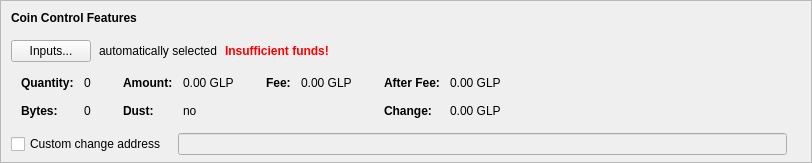
    <widget class="QFrame" name="frameCoinControl">
     <property name="sizePolicy">
      <sizepolicy hsizetype="Expanding" vsizetype="Expanding">
       <horstretch>0</horstretch>
       <verstretch>0</verstretch>
      </sizepolicy>
     </property>
     <property name="maximumSize">
      <size>
       <width>16777215</width>
       <height>16777215</height>
      </size>
     </property>
     <property name="frameShape">
      <enum>QFrame::StyledPanel</enum>
     </property>
     <property name="frameShadow">
      <enum>QFrame::Sunken</enum>
     </property>
     <layout class="QVBoxLayout" name="verticalLayoutCoinControl2">
      <property name="spacing">
       <number>0</number>
      </property>
      <property name="leftMargin">
       <number>0</number>
      </property>
      <property name="topMargin">
       <number>0</number>
      </property>
      <property name="rightMargin">
       <number>0</number>
      </property>
      <property name="bottomMargin">
       <number>6</number>
      </property>
      <item>
       <layout class="QVBoxLayout" name="verticalLayoutCoinControl" stretch="0,0,0,0,1">
        <property name="spacing">
         <number>0</number>
        </property>
        <property name="leftMargin">
         <number>10</number>
        </property>
        <property name="topMargin">
         <number>10</number>
        </property>
        <item>
         <layout class="QHBoxLayout" name="horizontalLayoutCoinControl1">
          <property name="bottomMargin">
           <number>15</number>
          </property>
          <item>
           <widget class="QLabel" name="labelCoinControlFeatures">
            <property name="sizePolicy">
             <sizepolicy hsizetype="Preferred" vsizetype="Maximum">
              <horstretch>0</horstretch>
              <verstretch>0</verstretch>
             </sizepolicy>
            </property>
            <property name="font">
             <font>
              <weight>75</weight>
              <bold>true</bold>
             </font>
            </property>
            <property name="styleSheet">
             <string notr="true">font-weight:bold;</string>
            </property>
            <property name="text">
             <string>Coin Control Features</string>
            </property>
           </widget>
          </item>
         </layout>
        </item>
        <item>
         <layout class="QHBoxLayout" name="horizontalLayoutCoinControl2" stretch="0,0,0,0">
          <property name="spacing">
           <number>8</number>
          </property>
          <property name="bottomMargin">
           <number>10</number>
          </property>
          <item>
           <widget class="QPushButton" name="pushButtonCoinControl">
            <property name="styleSheet">
             <string notr="true"/>
            </property>
            <property name="text">
             <string>Inputs...</string>
            </property>
            <property name="autoDefault">
             <bool>false</bool>
            </property>
           </widget>
          </item>
          <item>
           <widget class="QLabel" name="labelCoinControlAutomaticallySelected">
            <property name="text">
             <string>automatically selected</string>
            </property>
            <property name="margin">
             <number>5</number>
            </property>
           </widget>
          </item>
          <item>
           <widget class="QLabel" name="labelCoinControlInsuffFunds">
            <property name="font">
             <font>
              <weight>75</weight>
              <bold>true</bold>
             </font>
            </property>
            <property name="styleSheet">
             <string notr="true">color:red;font-weight:bold;</string>
            </property>
            <property name="text">
             <string>Insufficient funds!</string>
            </property>
            <property name="margin">
             <number>5</number>
            </property>
           </widget>
          </item>
          <item>
           <spacer name="horizontalSpacerCoinControl">
            <property name="orientation">
             <enum>Qt::Horizontal</enum>
            </property>
            <property name="sizeHint" stdset="0">
             <size>
              <width>40</width>
              <height>1</height>
             </size>
            </property>
           </spacer>
          </item>
         </layout>
        </item>
        <item>
         <widget class="QWidget" name="widgetCoinControl" native="true">
          <property name="sizePolicy">
           <sizepolicy hsizetype="Preferred" vsizetype="Preferred">
            <horstretch>0</horstretch>
            <verstretch>0</verstretch>
           </sizepolicy>
          </property>
          <property name="minimumSize">
           <size>
            <width>0</width>
            <height>0</height>
           </size>
          </property>
          <property name="styleSheet">
           <string notr="true"/>
          </property>
          <layout class="QHBoxLayout" name="horizontalLayoutCoinControl5">
           <property name="leftMargin">
            <number>0</number>
           </property>
           <property name="topMargin">
            <number>0</number>
           </property>
           <property name="rightMargin">
            <number>0</number>
           </property>
           <property name="bottomMargin">
            <number>0</number>
           </property>
           <item>
            <layout class="QHBoxLayout" name="horizontalLayoutCoinControl3" stretch="0,0,0,1">
             <property name="spacing">
              <number>20</number>
             </property>
             <property name="topMargin">
              <number>0</number>
             </property>
             <property name="bottomMargin">
              <number>10</number>
             </property>
             <item>
              <layout class="QFormLayout" name="formLayoutCoinControl1">
               <property name="horizontalSpacing">
                <number>10</number>
               </property>
               <property name="verticalSpacing">
                <number>14</number>
               </property>
               <property name="leftMargin">
                <number>10</number>
               </property>
               <property name="topMargin">
                <number>4</number>
               </property>
               <property name="rightMargin">
                <number>6</number>
               </property>
               <item row="0" column="0">
                <widget class="QLabel" name="labelCoinControlQuantityText">
                 <property name="font">
                  <font>
                   <weight>75</weight>
                   <bold>true</bold>
                  </font>
                 </property>
                 <property name="text">
                  <string>Quantity:</string>
                 </property>
                 <property name="margin">
                  <number>0</number>
                 </property>
                </widget>
               </item>
               <item row="0" column="1">
                <widget class="QLabel" name="labelCoinControlQuantity">
                 <property name="cursor">
                  <cursorShape>IBeamCursor</cursorShape>
                 </property>
                 <property name="contextMenuPolicy">
                  <enum>Qt::ActionsContextMenu</enum>
                 </property>
                 <property name="text">
                  <string notr="true">0</string>
                 </property>
                 <property name="margin">
                  <number>0</number>
                 </property>
                 <property name="textInteractionFlags">
                  <set>Qt::LinksAccessibleByMouse|Qt::TextSelectableByKeyboard|Qt::TextSelectableByMouse</set>
                 </property>
                </widget>
               </item>
               <item row="1" column="0">
                <widget class="QLabel" name="labelCoinControlBytesText">
                 <property name="font">
                  <font>
                   <weight>75</weight>
                   <bold>true</bold>
                  </font>
                 </property>
                 <property name="text">
                  <string>Bytes:</string>
                 </property>
                </widget>
               </item>
               <item row="1" column="1">
                <widget class="QLabel" name="labelCoinControlBytes">
                 <property name="cursor">
                  <cursorShape>IBeamCursor</cursorShape>
                 </property>
                 <property name="contextMenuPolicy">
                  <enum>Qt::ActionsContextMenu</enum>
                 </property>
                 <property name="text">
                  <string notr="true">0</string>
                 </property>
                 <property name="textInteractionFlags">
                  <set>Qt::LinksAccessibleByMouse|Qt::TextSelectableByKeyboard|Qt::TextSelectableByMouse</set>
                 </property>
                </widget>
               </item>
              </layout>
             </item>
             <item>
              <layout class="QFormLayout" name="formLayoutCoinControl2">
               <property name="horizontalSpacing">
                <number>10</number>
               </property>
               <property name="verticalSpacing">
                <number>14</number>
               </property>
               <property name="leftMargin">
                <number>6</number>
               </property>
               <property name="topMargin">
                <number>4</number>
               </property>
               <property name="rightMargin">
                <number>6</number>
               </property>
               <item row="0" column="0">
                <widget class="QLabel" name="labelCoinControlAmountText">
                 <property name="font">
                  <font>
                   <weight>75</weight>
                   <bold>true</bold>
                  </font>
                 </property>
                 <property name="text">
                  <string>Amount:</string>
                 </property>
                 <property name="margin">
                  <number>0</number>
                 </property>
                </widget>
               </item>
               <item row="0" column="1">
                <widget class="QLabel" name="labelCoinControlAmount">
                 <property name="cursor">
                  <cursorShape>IBeamCursor</cursorShape>
                 </property>
                 <property name="contextMenuPolicy">
                  <enum>Qt::ActionsContextMenu</enum>
                 </property>
                 <property name="text">
                  <string notr="true">0.00 GLP</string>
                 </property>
                 <property name="textInteractionFlags">
                  <set>Qt::LinksAccessibleByMouse|Qt::TextSelectableByKeyboard|Qt::TextSelectableByMouse</set>
                 </property>
                </widget>
               </item>
               <item row="1" column="0">
                <widget class="QLabel" name="labelCoinControlLowOutputText">
                 <property name="font">
                  <font>
                   <weight>75</weight>
                   <bold>true</bold>
                  </font>
                 </property>
                 <property name="text">
                  <string>Dust:</string>
                 </property>
                </widget>
               </item>
               <item row="1" column="1">
                <widget class="QLabel" name="labelCoinControlLowOutput">
                 <property name="cursor">
                  <cursorShape>IBeamCursor</cursorShape>
                 </property>
                 <property name="contextMenuPolicy">
                  <enum>Qt::ActionsContextMenu</enum>
                 </property>
                 <property name="text">
                  <string notr="true">no</string>
                 </property>
                 <property name="textInteractionFlags">
                  <set>Qt::LinksAccessibleByMouse|Qt::TextSelectableByKeyboard|Qt::TextSelectableByMouse</set>
                 </property>
                </widget>
               </item>
              </layout>
             </item>
             <item>
              <layout class="QFormLayout" name="formLayoutCoinControl3">
               <property name="horizontalSpacing">
                <number>10</number>
               </property>
               <property name="verticalSpacing">
                <number>14</number>
               </property>
               <property name="leftMargin">
                <number>6</number>
               </property>
               <property name="topMargin">
                <number>4</number>
               </property>
               <property name="rightMargin">
                <number>6</number>
               </property>
               <item row="0" column="0">
                <widget class="QLabel" name="labelCoinControlFeeText">
                 <property name="font">
                  <font>
                   <weight>75</weight>
                   <bold>true</bold>
                  </font>
                 </property>
                 <property name="text">
                  <string>Fee:</string>
                 </property>
                 <property name="margin">
                  <number>0</number>
                 </property>
                </widget>
               </item>
               <item row="0" column="1">
                <widget class="QLabel" name="labelCoinControlFee">
                 <property name="cursor">
                  <cursorShape>IBeamCursor</cursorShape>
                 </property>
                 <property name="contextMenuPolicy">
                  <enum>Qt::ActionsContextMenu</enum>
                 </property>
                 <property name="text">
                  <string notr="true">0.00 GLP</string>
                 </property>
                 <property name="textInteractionFlags">
                  <set>Qt::LinksAccessibleByMouse|Qt::TextSelectableByKeyboard|Qt::TextSelectableByMouse</set>
                 </property>
                </widget>
               </item>
              </layout>
             </item>
             <item>
              <layout class="QFormLayout" name="formLayoutCoinControl4">
               <property name="horizontalSpacing">
                <number>10</number>
               </property>
               <property name="verticalSpacing">
                <number>14</number>
               </property>
               <property name="leftMargin">
                <number>6</number>
               </property>
               <property name="topMargin">
                <number>4</number>
               </property>
               <property name="rightMargin">
                <number>6</number>
               </property>
               <item row="0" column="0">
                <widget class="QLabel" name="labelCoinControlAfterFeeText">
                 <property name="font">
                  <font>
                   <weight>75</weight>
                   <bold>true</bold>
                  </font>
                 </property>
                 <property name="text">
                  <string>After Fee:</string>
                 </property>
                 <property name="margin">
                  <number>0</number>
                 </property>
                </widget>
               </item>
               <item row="0" column="1">
                <widget class="QLabel" name="labelCoinControlAfterFee">
                 <property name="cursor">
                  <cursorShape>IBeamCursor</cursorShape>
                 </property>
                 <property name="contextMenuPolicy">
                  <enum>Qt::ActionsContextMenu</enum>
                 </property>
                 <property name="text">
                  <string notr="true">0.00 GLP</string>
                 </property>
                 <property name="textInteractionFlags">
                  <set>Qt::LinksAccessibleByMouse|Qt::TextSelectableByKeyboard|Qt::TextSelectableByMouse</set>
                 </property>
                </widget>
               </item>
               <item row="1" column="0">
                <widget class="QLabel" name="labelCoinControlChangeText">
                 <property name="font">
                  <font>
                   <weight>75</weight>
                   <bold>true</bold>
                  </font>
                 </property>
                 <property name="text">
                  <string>Change:</string>
                 </property>
                </widget>
               </item>
               <item row="1" column="1">
                <widget class="QLabel" name="labelCoinControlChange">
                 <property name="cursor">
                  <cursorShape>IBeamCursor</cursorShape>
                 </property>
                 <property name="contextMenuPolicy">
                  <enum>Qt::ActionsContextMenu</enum>
                 </property>
                 <property name="text">
                  <string notr="true">0.00 GLP</string>
                 </property>
                 <property name="textInteractionFlags">
                  <set>Qt::LinksAccessibleByMouse|Qt::TextSelectableByKeyboard|Qt::TextSelectableByMouse</set>
                 </property>
                </widget>
               </item>
              </layout>
             </item>
            </layout>
           </item>
          </layout>
         </widget>
        </item>
        <item>
         <layout class="QHBoxLayout" name="horizontalLayoutCoinControl4" stretch="0,0,0">
          <property name="spacing">
           <number>12</number>
          </property>
          <property name="sizeConstraint">
           <enum>QLayout::SetDefaultConstraint</enum>
          </property>
          <property name="topMargin">
           <number>5</number>
          </property>
          <property name="rightMargin">
           <number>5</number>
          </property>
          <item>
           <widget class="QCheckBox" name="checkBoxCoinControlChange">
            <property name="toolTip">
             <string>If this is activated, but the change address is empty or invalid, change will be sent to a newly generated address.</string>
            </property>
            <property name="text">
             <string>Custom change address</string>
            </property>
           </widget>
          </item>
          <item>
           <widget class="QValidatedLineEdit" name="lineEditCoinControlChange">
            <property name="enabled">
             <bool>false</bool>
            </property>
            <property name="sizePolicy">
             <sizepolicy hsizetype="Expanding" vsizetype="Fixed">
              <horstretch>0</horstretch>
              <verstretch>0</verstretch>
             </sizepolicy>
            </property>
           </widget>
          </item>
          <item>
           <widget class="QLabel" name="labelCoinControlChangeLabel">
            <property name="sizePolicy">
             <sizepolicy hsizetype="Preferred" vsizetype="Expanding">
              <horstretch>0</horstretch>
              <verstretch>0</verstretch>
             </sizepolicy>
            </property>
            <property name="minimumSize">
             <size>
              <width>0</width>
              <height>0</height>
             </size>
            </property>
            <property name="text">
             <string/>
            </property>
            <property name="margin">
             <number>3</number>
            </property>
           </widget>
          </item>
         </layout>
        </item>
        <item>
         <spacer name="verticalSpacerCoinControl">
          <property name="orientation">
           <enum>Qt::Vertical</enum>
          </property>
          <property name="sizeHint" stdset="0">
           <size>
            <width>800</width>
            <height>1</height>
           </size>
          </property>
         </spacer>
        </item>
       </layout>
      </item>
     </layout>
    </widget>
